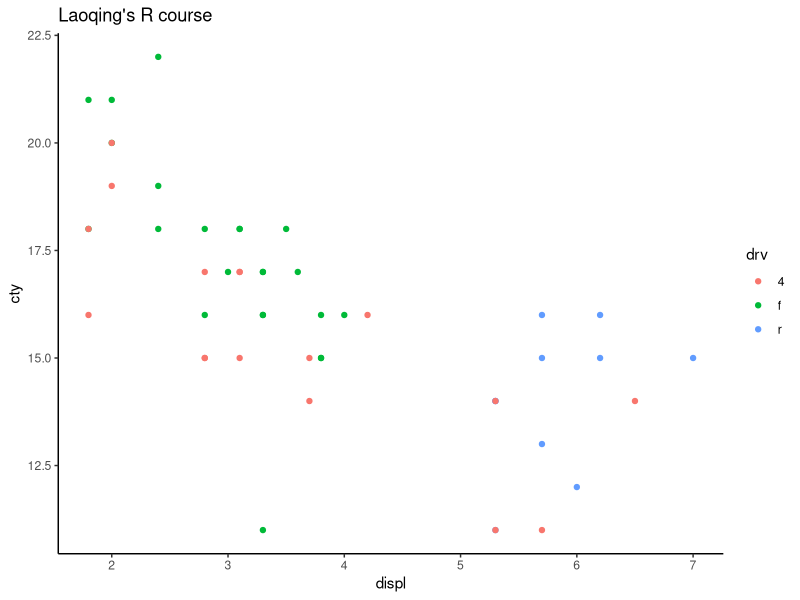
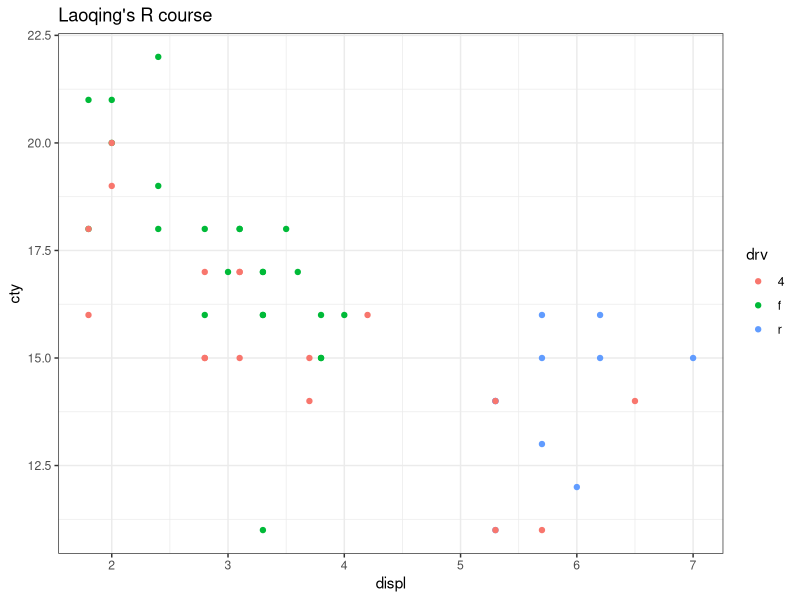
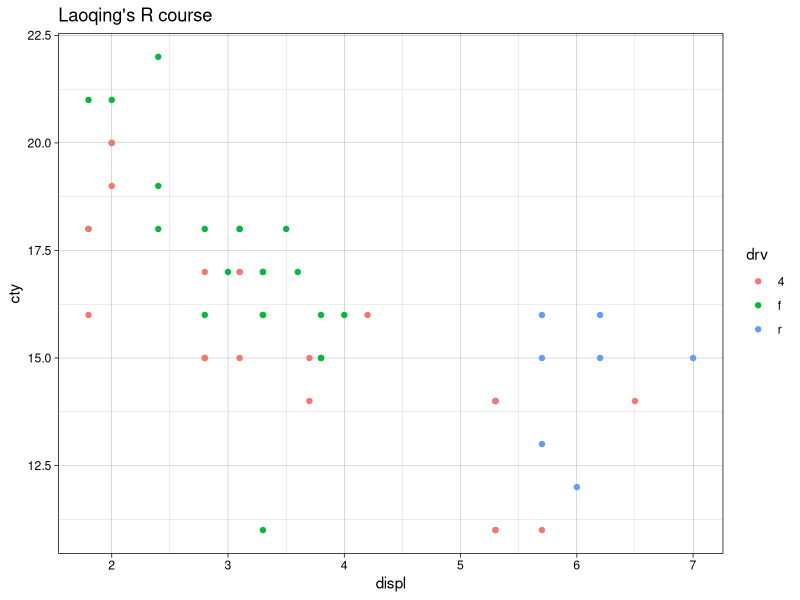
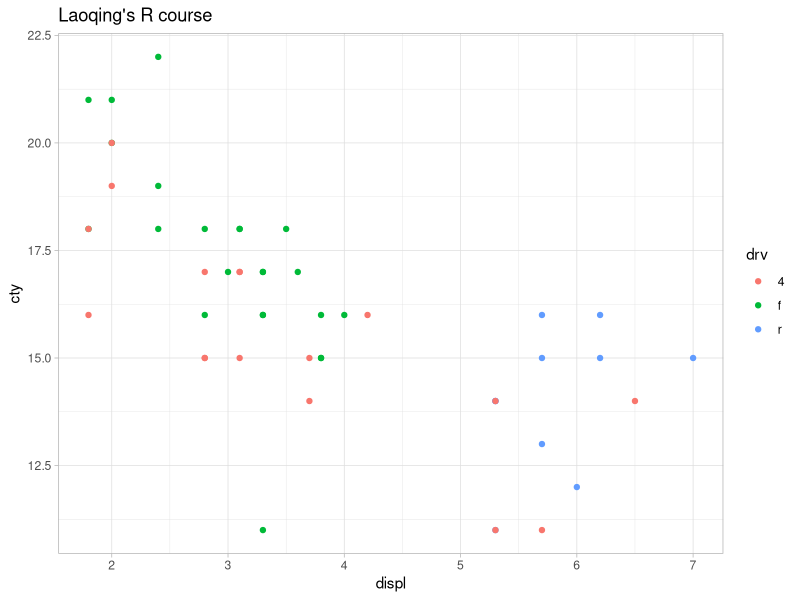
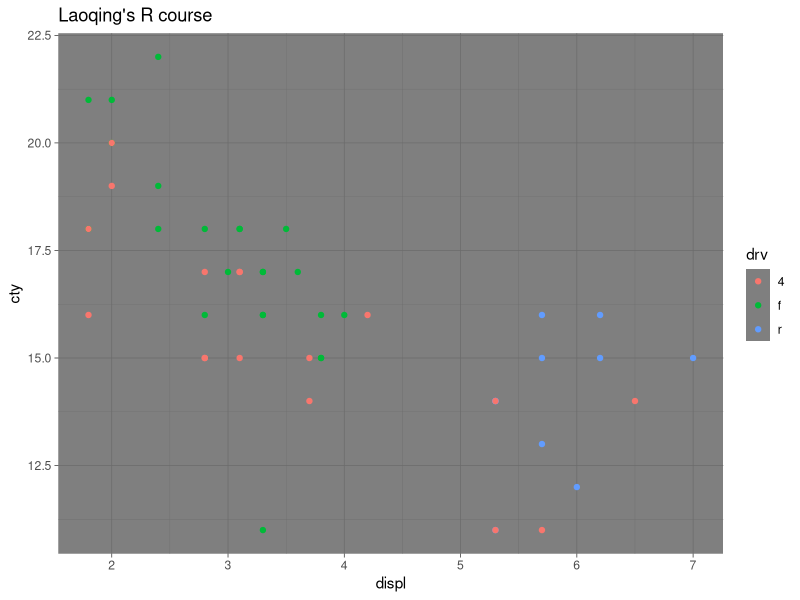
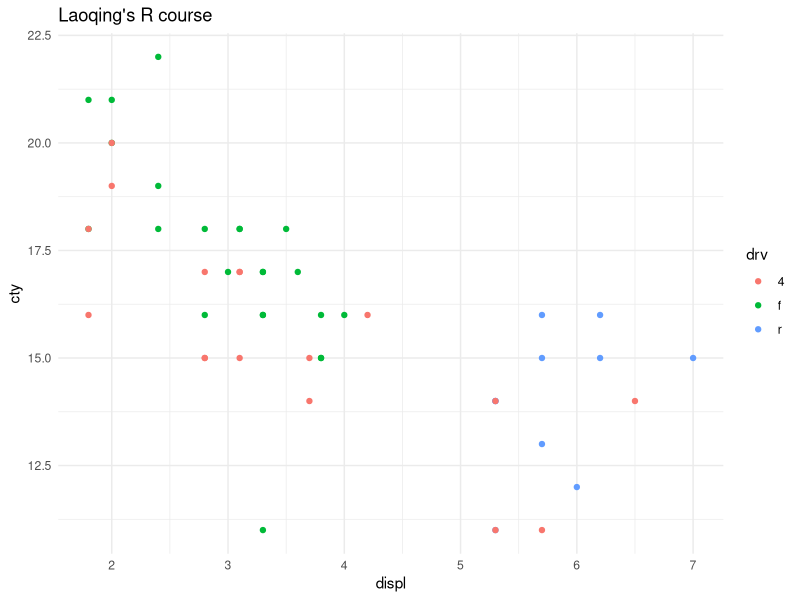
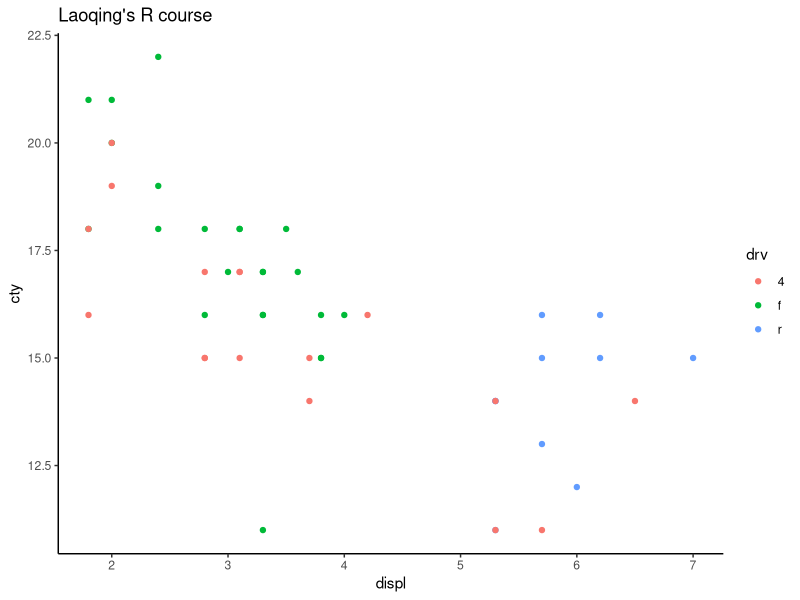
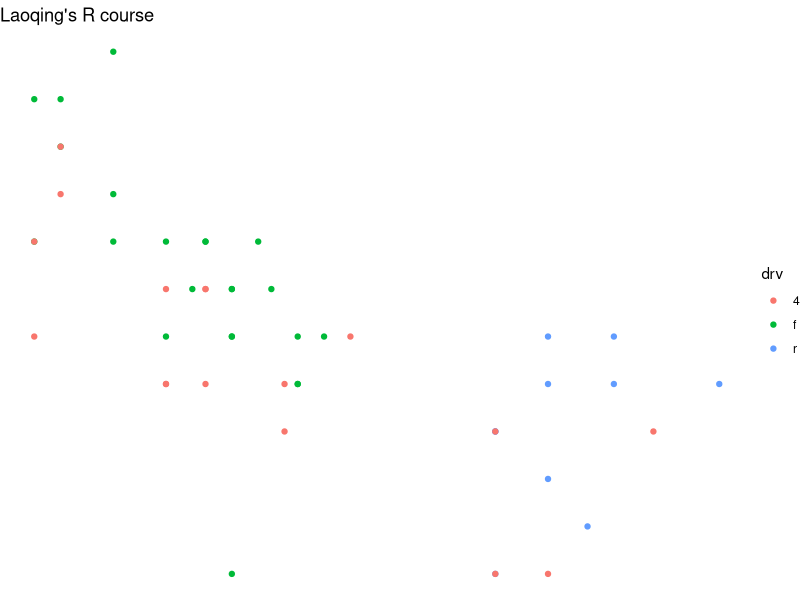

Here is the R script that generated these plots, in order:
library(ggplot2)
p <- ggplot(mpg[1:50,], aes(displ,cty, color = drv)) + geom_point() + 
  ggtitle("Laoqing's R course")
p + theme_classic()
p + theme_bw()
p + theme_linedraw()
p + theme_light()
p + theme_dark()
p + theme_minimal()
p + theme_classic()
p + theme_void()

install.packages('ggthemes')
library(ggthemes)

p + theme_few()
p + theme_clean()
p + theme_fivethirtyeight()
p + theme_igray()
p + theme_pander()
p + theme_par()
p + theme_economist_white()


# element
# element function
p + theme(plot.title = element_text(size = 10, face = 'bold', colour = 'blue', hjust = 0.5,
                                    margin = margin(t = 10, b = 10)))
p
p + theme(panel.grid.major = element_line(colour = 'green'),
          panel.grid.minor = element_line(color = NA))

p + theme(plot.background = element_rect(fill = 'pink'),
          panel.background = element_rect(fill = 'linen', colour = 'blue',size = 3))

p + theme(panel.background = element_blank(),
          axis.ticks.y = element_line(colour = 'red'))
